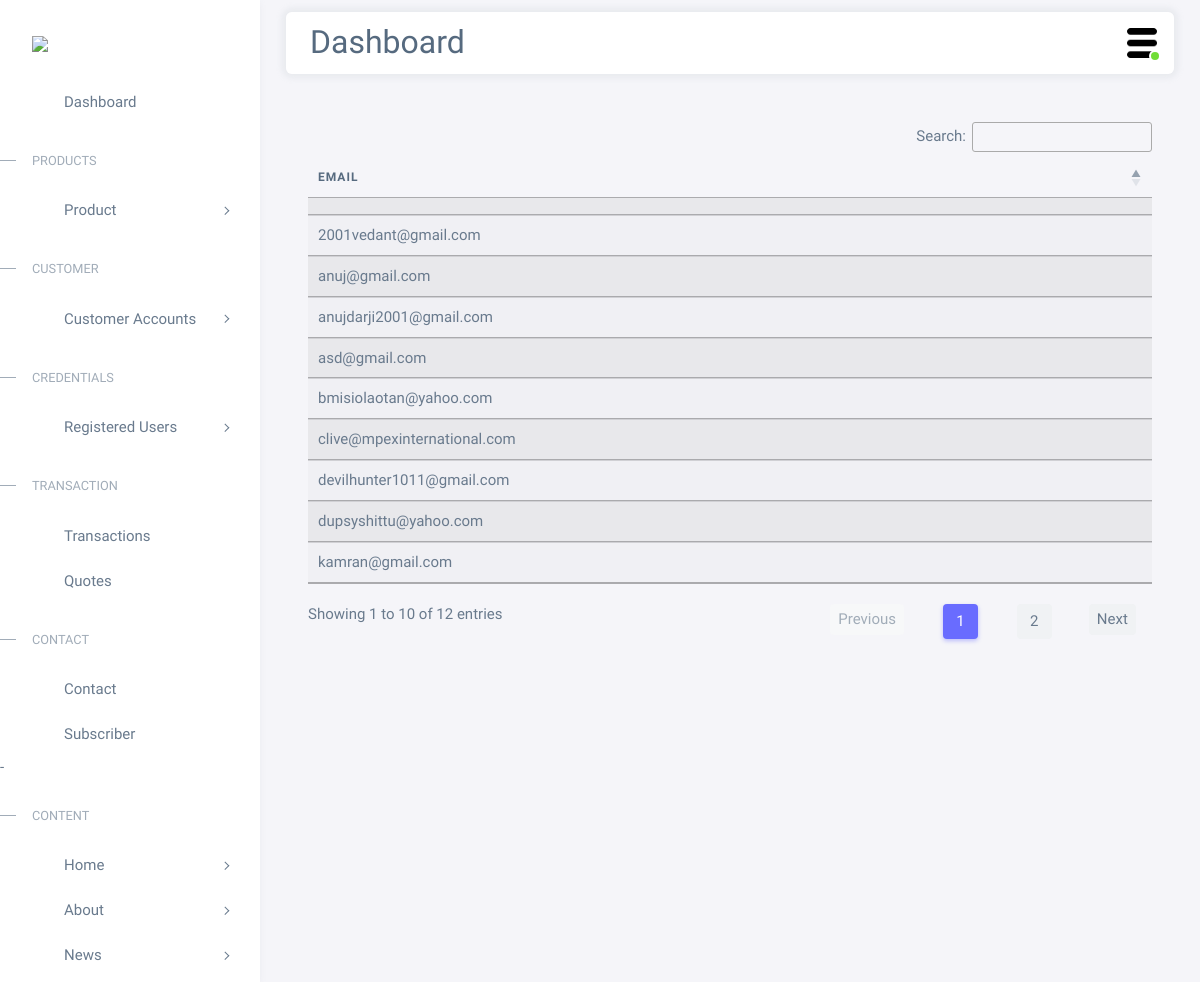
Before: /devadmin/subscriberlist/ with the older database file.
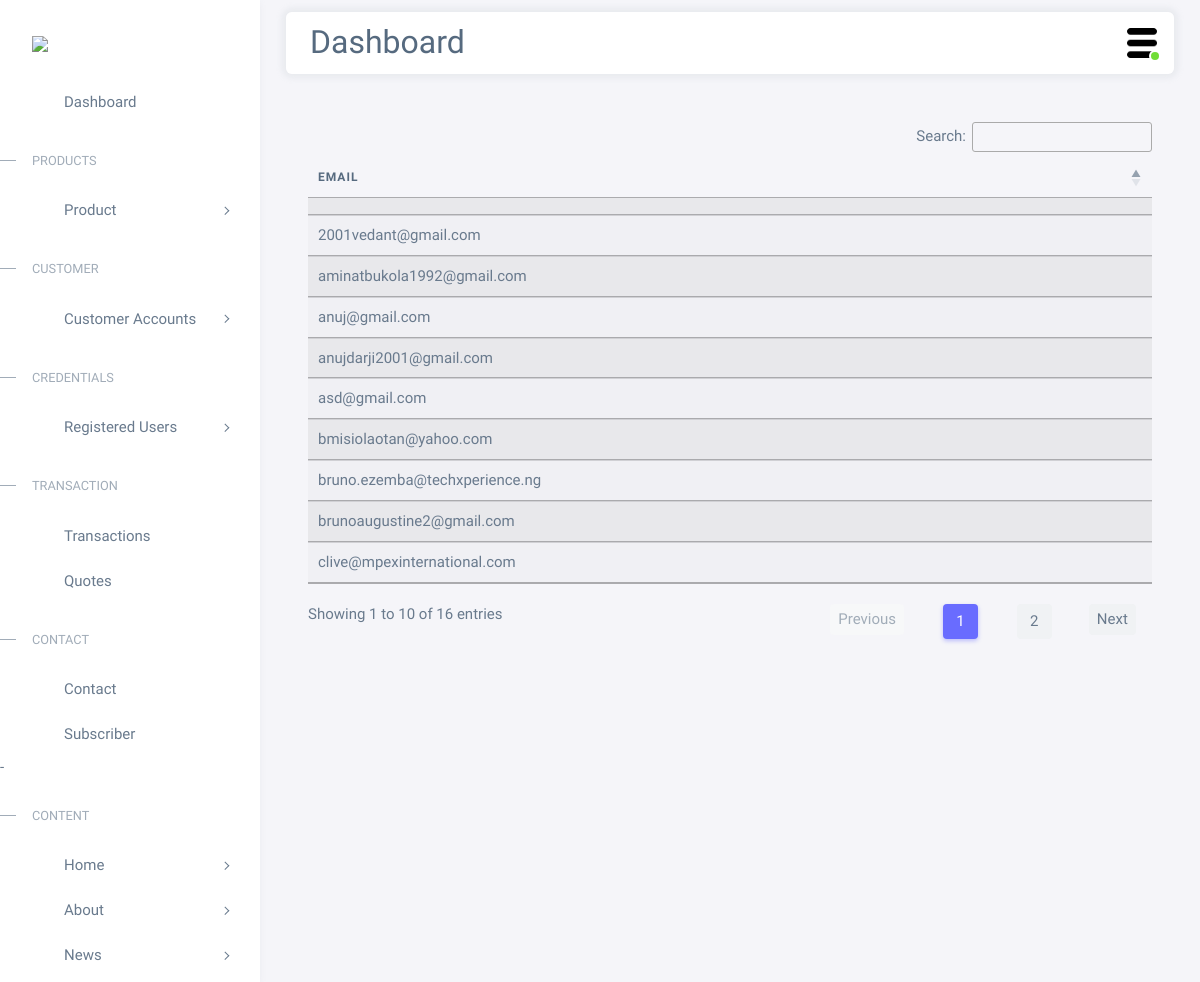
After: the same page with the newer database file.
### accounts/models.py (models this page shows, shortened)
class Subscriber(models.Model):
    email = models.EmailField(max_length=50)

### accounts/views.py (the view)
# urls.py: path('devadmin/subscriberlist/', views.adminsubscriberlist, name='adminsubscriberlist'),
def adminsubscriberlist(request):
    subscriber = Subscriber.objects.all()
    return render(request, 'devadmin/adminsubscriberlist.html',{'subscriber':subscriber})

### accounts/templates/devadmin/adminsubscriberlist.html (shortened to what this page needs)
{% extends 'devadmin/base.html' %}
{% load static %}
{% block main-content %}
<link rel="stylesheet" href="https://cdn.datatables.net/1.12.1/css/jquery.dataTables.min.css">
<link rel="stylesheet" href="https://cdn.datatables.net/datetime/1.1.2/css/dataTables.dateTime.min.css">
<link rel="stylesheet" href="https://cdn.datatables.net/1.12.1/css/dataTables.bootstrap4.min.css">
<link rel="stylesheet" href="https://cdn.datatables.net/buttons/2.2.3/css/buttons.bootstrap4.min.css">
<div class="m-5">
<table id="example" class="table display nowrap mt-3" style="width:100%">
  <thead>
      <tr>
          <th>Email</th>
        </tr>
  </thead>
  <tbody>
    {% for i in subscriber %}
    <tr>
        <td>{{i.email}}</td>
    </tr>
    {% endfor %}
    </tbody>
</table>
</div>
{% endblock main-content %}

Changed rows visible on the page:
no longer on this page (row unchanged): Subscriber: email "devilhunter1011@gmail.com"
no longer on this page (row unchanged): Subscriber: email "dupsyshittu@yahoo.com"
no longer on this page (row unchanged): Subscriber: email "kamran@gmail.com"
added Subscriber: email "brunoaugustine2@gmail.com"
added Subscriber: email "bruno.ezemba@techxperience.ng"
added Subscriber: email "aminatbukola1992@gmail.com"
Other visible differences:
text written by a page script: "Search: Showing 1 to 10 of 12 entries Previous 1 2 Next" → "Search: Showing 1 to 10 of 16 entries Previous 1 2 Next"
